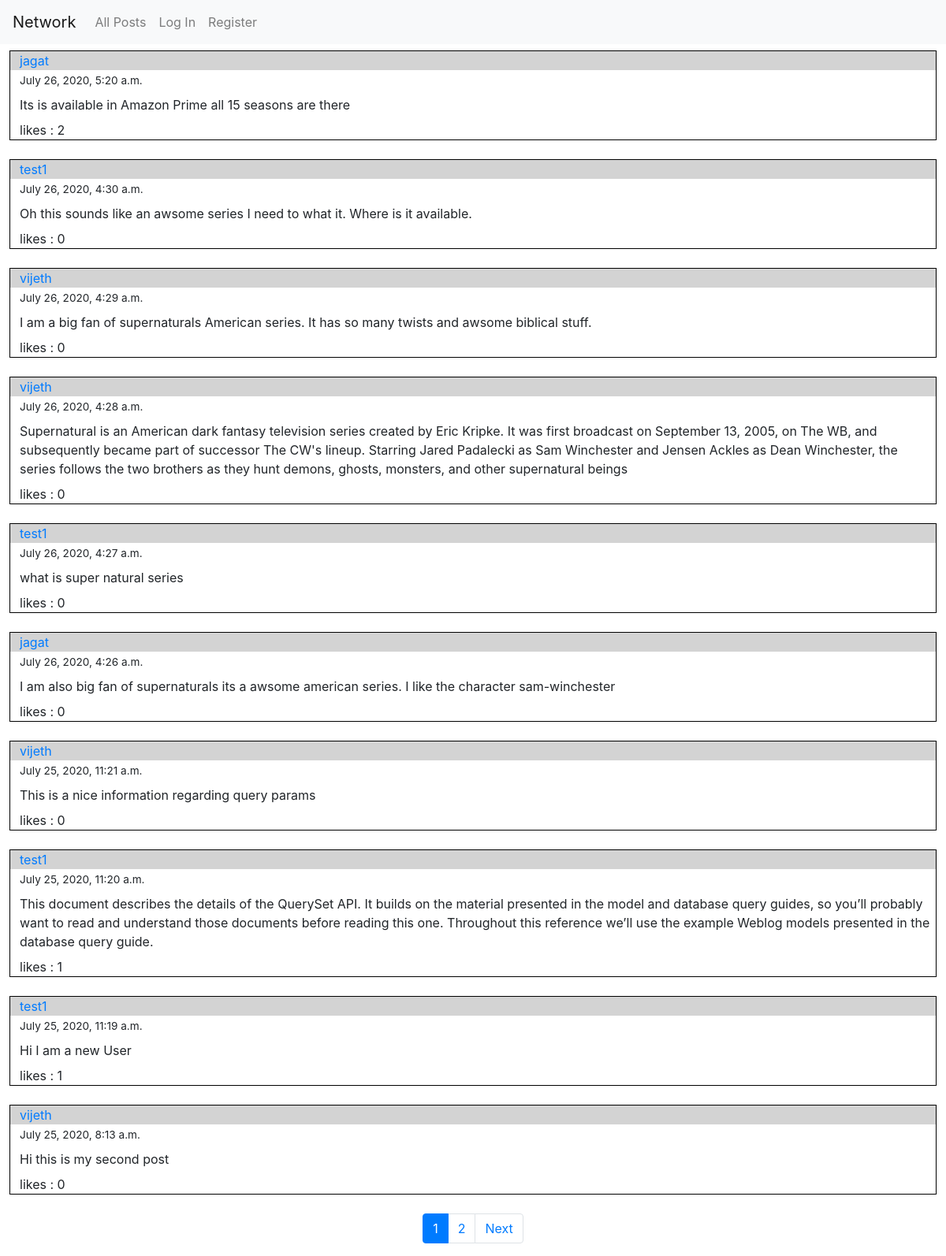
Before: / with the older database file.
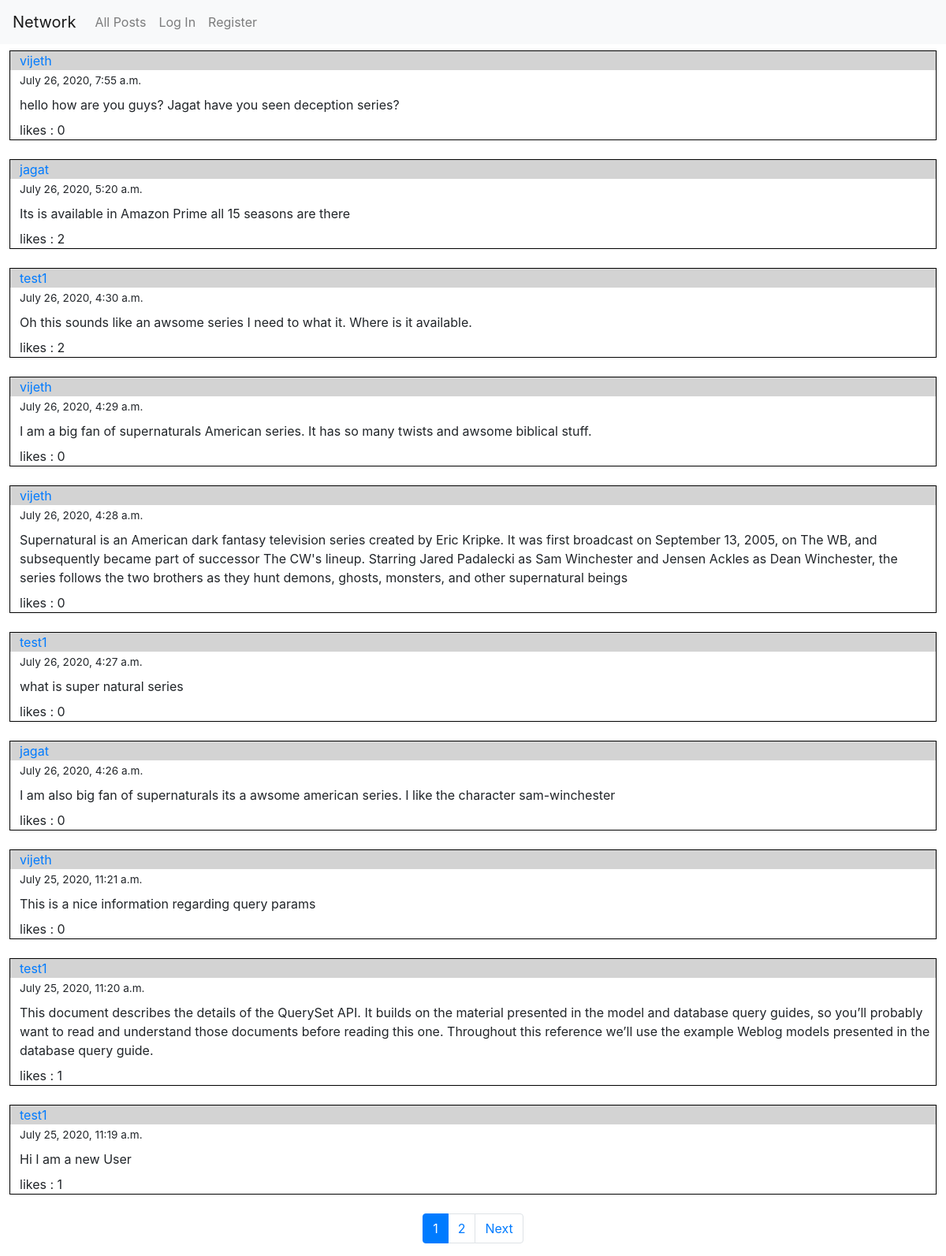
After: the same page with the newer database file.
### network/models.py (models this page shows, shortened)
class Post(models.Model):
    text = models.CharField(max_length=5000)
    createdDate = models.DateTimeField()
    likes = models.IntegerField()
    likedpeople = models.CharField(max_length=5000,default="")
    user = models.ForeignKey(User, on_delete=models.CASCADE)

class User(AbstractUser):
    pass
    followers = models.CharField(max_length=5000,default="")
    following = models.CharField(max_length=5000,default="")

### network/views.py (the view)
# urls.py: path("", views.index, name="index"),
@csrf_exempt
def index(request):
    pages = Paginator(Post.objects.order_by("-createdDate").all(),10)
    pageno = request.GET.get('page')
    if pageno is not None:
        posts= pages.get_page(pageno)
    else:
        posts = pages.get_page(1)
    return render(request, "network/index.html",{"posts":posts,"pagenumbers":list(pages.page_range)})

### network/templates/network/index.html (shortened to what this page needs)
{% extends "network/layout.html" %}
{% load static %}
{% block body %}
    {% for  post in posts %}
        <div style="width: 98%;
    border: 1px solid black;
    margin-top: 1vh;
    margin-bottom: 3vh;
    margin-left: 1vw;
    margin-right: 1vw;">
            <div style="background-color: lightgrey;padding-left:1vw">
                <a href="/posts/{{post.user.id}}">{{post.user.username}}</a>
            </div>
            <span style="font-size:85%;padding-left:1vw;">{{post.createdDate}}</span>
            <br>
            <p style="padding-left: 1vw;padding-top: 1vh;margin-bottom: 1vh;" id="display{{post.id}}">{{post.text}}</p>
            {% if user.is_authenticated %}
                {% if request.user.username ==  post.user.username%}
                    <button style="background-color:white;border:1px solid black;margin-left: 1vw;border-radius: 5px;margin-bottom: 1vh;" id="edit{{post.id}}" onclick="displayedit({{post.id}})">Edit</button>
                {% else %}
                    {% if post.likes > 0 %}
                        <i id="likebutton{{post.id}}" style="padding-left:1vw;color:red" class="fa fa-heart" aria-hidden="true" onclick="increaselikes({{post.id}})"> </i> <span> {{post.likes}}</span>
                    {% else %}
                        <i id="likebutton{{post.id}}" style="padding-left:1vw" class="fa fa-heart" aria-hidden="true" onclick="increaselikes({{post.id}})"> </i> <span> {{post.likes}}</span>
                    {% endif %}
                {% endif %}
            {% else %}
                <span style="padding-left:1vw">likes : {{post.likes}}</span>
            {% endif %}
        </div>
    {% endfor %}
    <nav aria-label="Page navigation example">
        <ul class="pagination justify-content-center">
           {% for pageno in pagenumbers %}
            {% if pageno == posts.number %}
            <li class="page-item active"><a class="page-link" href="?page={{pageno}}">{{pageno}}</a></li>
            {% else %}
            <li class="page-item"><a class="page-link" href="?page={{pageno}}">{{pageno}}</a></li>
            {% endif %}
                       {% endfor %}
            {% if posts.has_next %}
            <li class="page-item">
              <a class="page-link" href="?page={{posts.next_page_number}}">Next</a>
            </li>
            {% endif %}
        </ul>
    </nav>
{% endblock %}

### network/templates/network/layout.html (shortened to what this page needs)
{% load static %}
<!DOCTYPE html>
<html lang="en">
    <head>
        <link rel="stylesheet" href="https://stackpath.bootstrapcdn.com/bootstrap/4.4.1/css/bootstrap.min.css">
        <link rel="stylesheet" href="https://cdnjs.cloudflare.com/ajax/libs/font-awesome/4.7.0/css/font-awesome.min.css">
        <link href="{% static 'network/styles.css' %}" rel="stylesheet">
    </head>
    <body>
        <nav class="navbar navbar-expand-lg navbar-light bg-light">
            <a class="navbar-brand" href="#">Network</a>
            <div>
              <ul class="navbar-nav mr-auto">
                <li class="nav-item">
                  <a class="nav-link" href="{% url 'index' %}">All Posts</a>
                </li>
                {% if user.is_authenticated %}
                    <li class="nav-item">
                        <a class="nav-link" href="{% url 'new-post' %}">New Post</a>
                    </li>
                    <li class="nav-item">
                        <a class="nav-link" href="{% url 'followingposts' %}">Following</a>
                    </li>
                    <li class="nav-item">
                        <a class="nav-link" href="{% url 'logout' %}">Log Out</a>
                    </li>
                {% else %}
                    <li class="nav-item">
                        <a class="nav-link" href="{% url 'login' %}">Log In</a>
                    </li>
                    <li class="nav-item">
                        <a class="nav-link" href="{% url 'register' %}">Register</a>
                    </li>
                {% endif %}
              </ul>
            </div>
          </nav>
        <div class="body">
            {% block body %}
            {% endblock %}
        </div>
    </body>
</html>

Changed rows visible on the page:
no longer on this page (row unchanged): Post: user.username "vijeth", createdDate "July 25, 2020, 8:13 a.m.", text "Hi this is my second post", likes "0"
added Post: user.username "vijeth", createdDate "July 26, 2020, 7:55 a.m.", text "hello how are you guys? Jagat have you seen deception series?", likes "0"
changed Post "Oh this sounds like an awsome series I need to what it. Where is it available.": likes "0" → "2"
